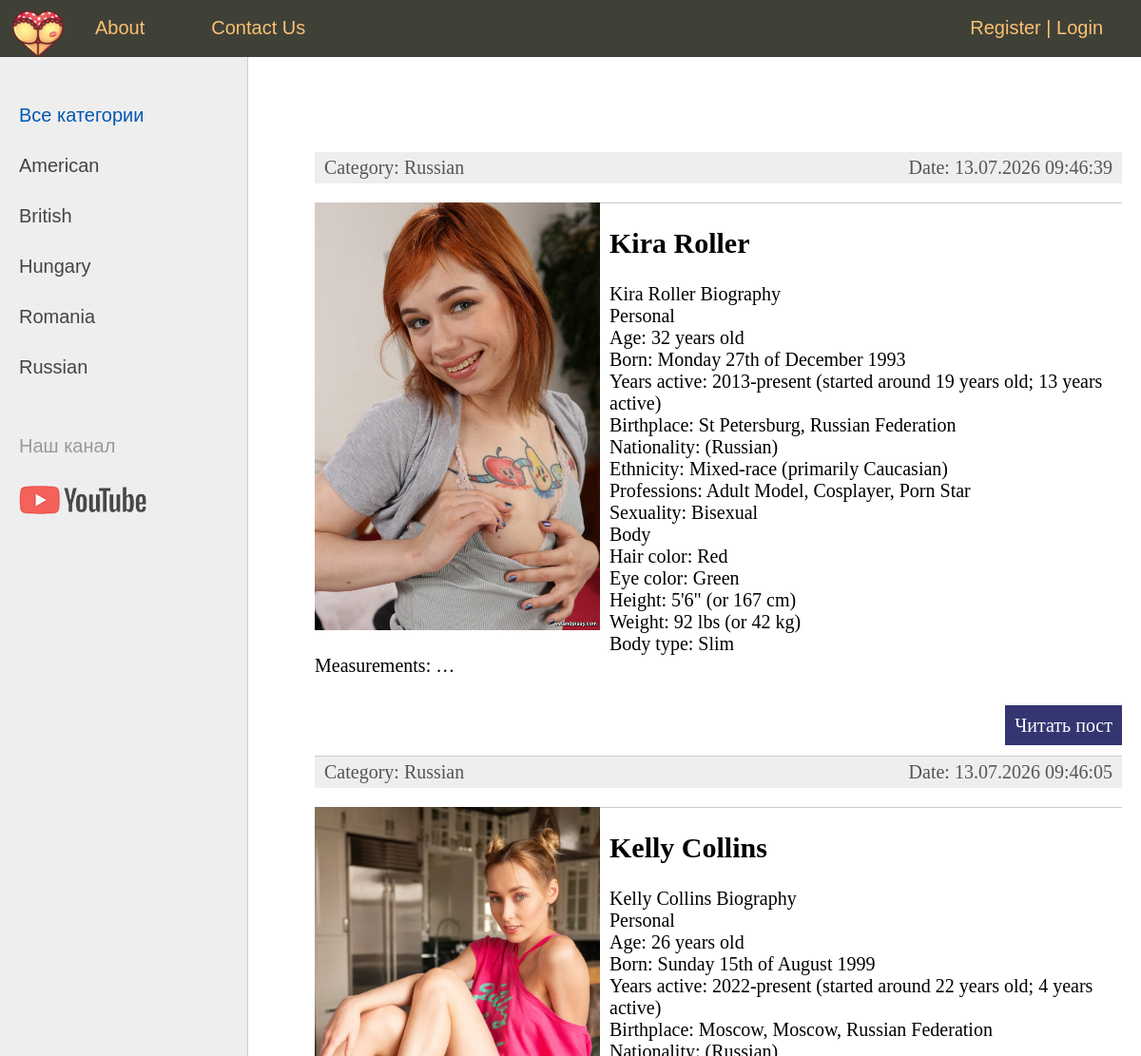
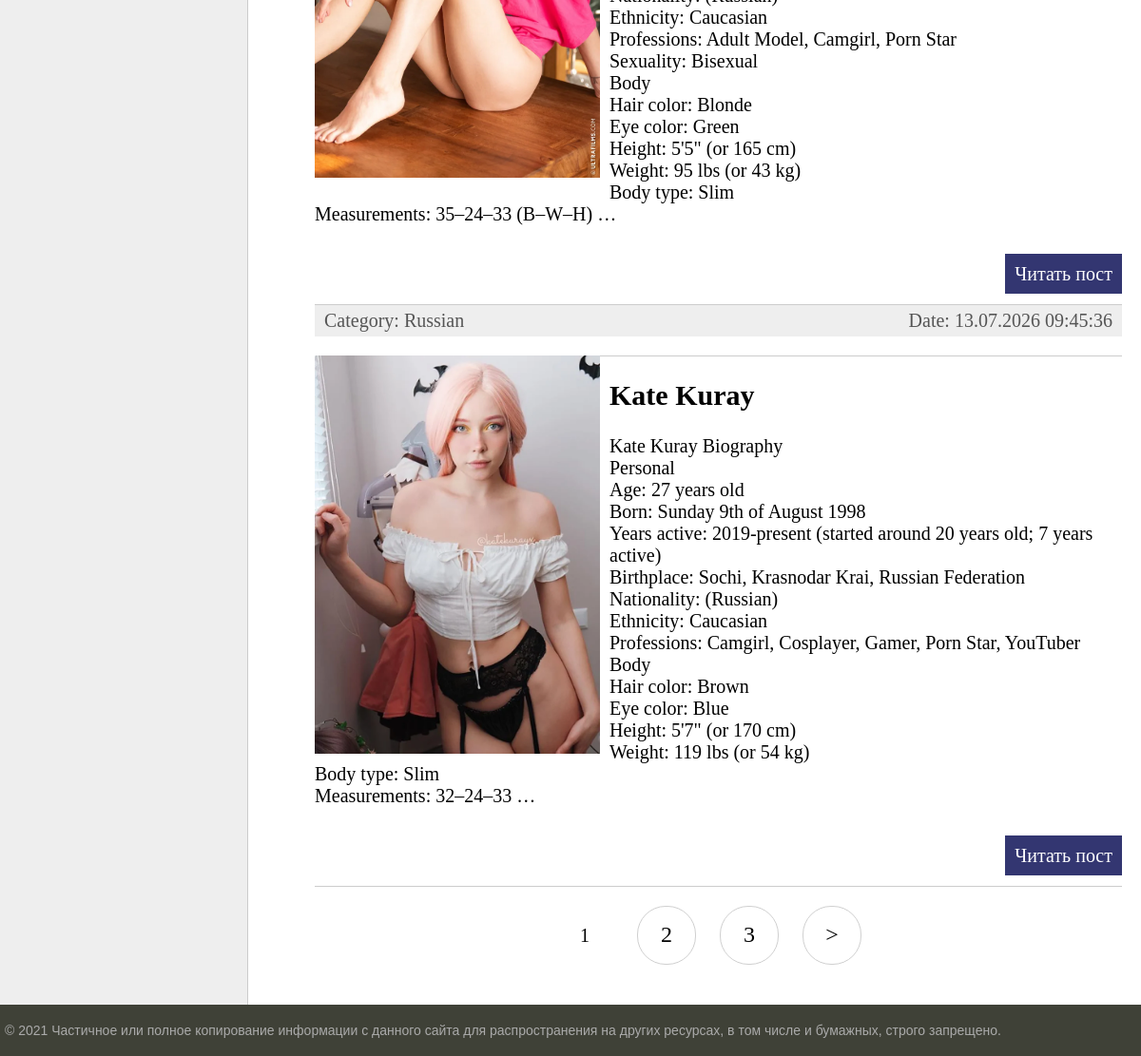
Before: / with the older database file (2 pictures, top to bottom).
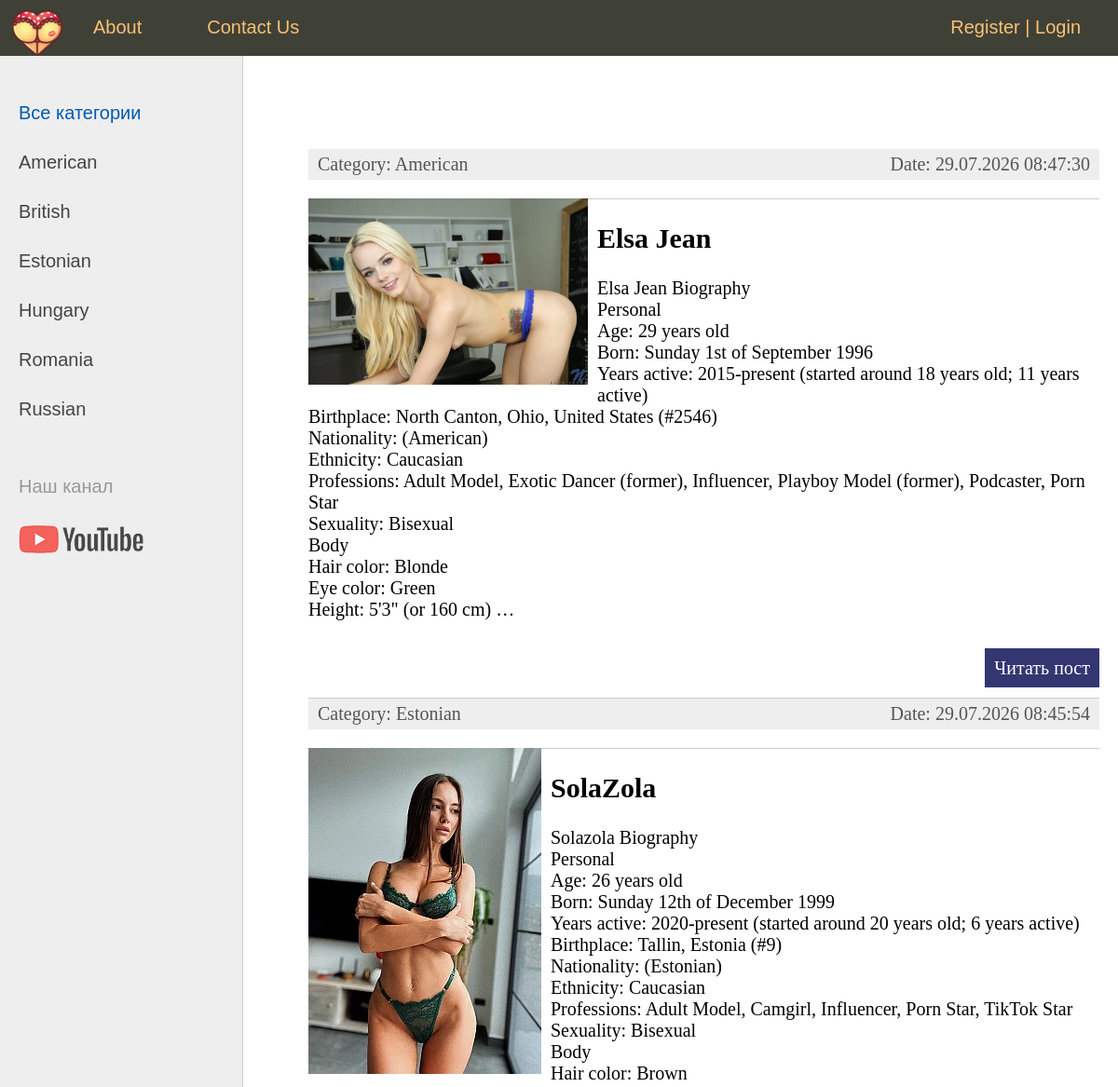
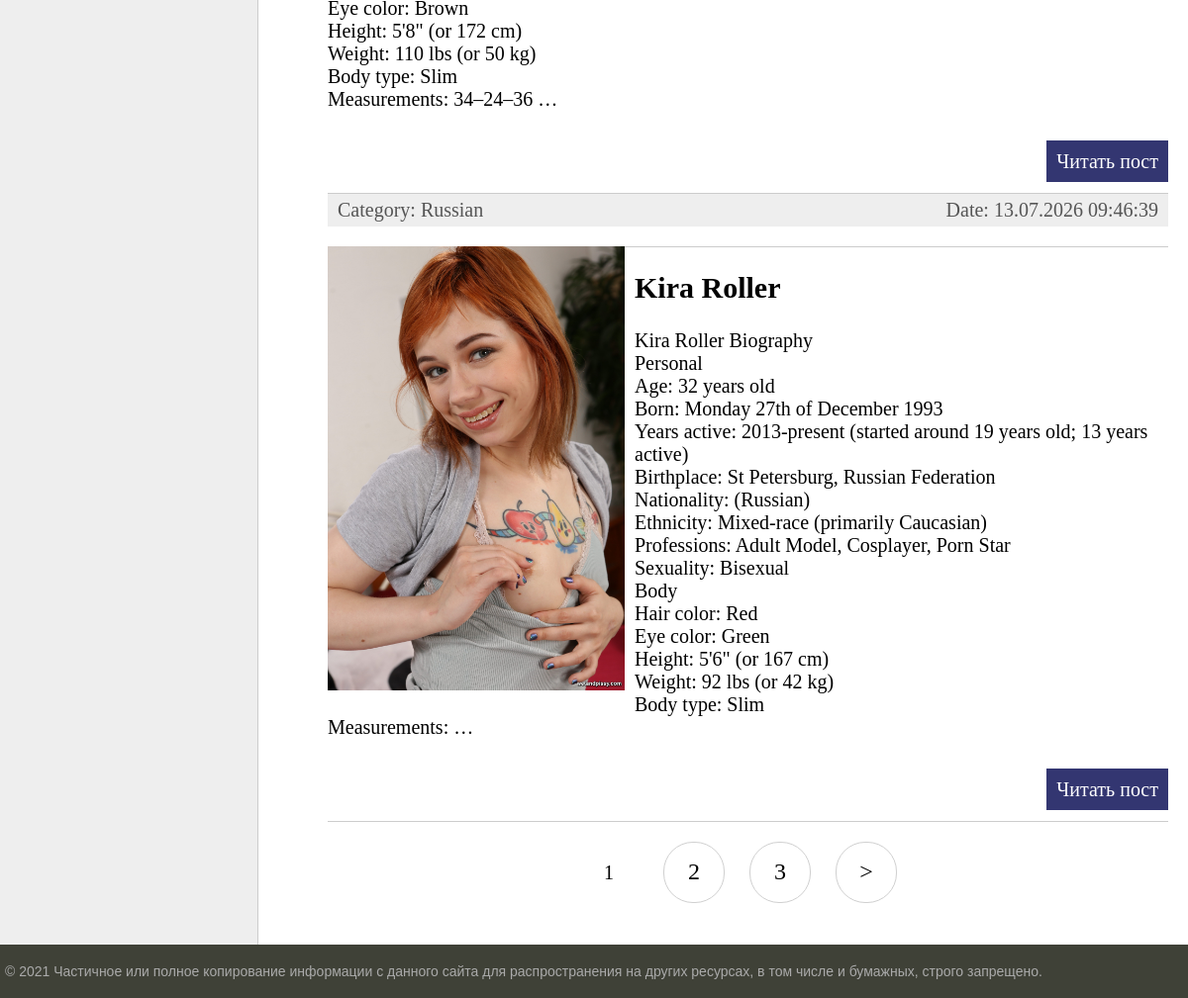
After: the same page with the newer database file (2 pictures, top to bottom).
### women/models.py (models this page shows, shortened)
class Category(models.Model):
    name=models.CharField(max_length=100,db_index=True,verbose_name='Ady')
    slug=models.SlugField(max_length=255,unique=True,db_index=True,verbose_name='URL')
    def __str__(self):
        return self.name
    def get_absolute_url(self):
        return reverse('category',kwargs={'cat_slug':self.slug})
    class Meta:
        verbose_name='Kategoriya'
        verbose_name_plural='Kategoriyalar'
        ordering=['id']

class Women(models.Model):
    title=models.CharField(max_length=255,verbose_name='Ady')
    slug=models.SlugField(max_length=255,unique=True,db_index=True,verbose_name='URL')
    content=models.TextField(blank=True,verbose_name='Tekst')
    photo=models.ImageField(upload_to="photos/%Y/%m/%d",verbose_name='Surat')
    time_create=models.DateTimeField(auto_now_add=True,verbose_name='Doran wagty')
    time_update=models.DateTimeField(auto_now=True,verbose_name='Uytgan wagty')
    is_published=models.BooleanField(default=True,verbose_name='Publikasiya')
    cat=models.ForeignKey('Category',on_delete=models.PROTECT,verbose_name='Kategoriya')
    def get_absolute_url(self):
        return reverse('post',kwargs={'post_slug':self.slug})
    class Meta:
        verbose_name='Pornstar'
        verbose_name_plural='PornStars'
        ordering=['-time_create','title']

### women/views.py (the view)
# urls.py: path('',WomenHome.as_view(),name='home'),
class WomenHome(DataMixin,ListView):
    model=Women
    template_name='women/index.html'
    context_object_name='posts'
    def get_context_data(self,*,object_list=None,**kwargs):
        context=super().get_context_data(**kwargs)
        c_def=self.get_user_context(title='Home Page')
        return dict(list(context.items())+list(c_def.items()))
    def get_queryset(self):
        return Women.objects.filter(is_published=True).select_related('cat')

### women/utils.py (called while the page is built)
    def get_user_context(self,**kwargs):
        context=kwargs
        cats=cache.get('cats')
        if not cats:
            cats=Category.objects.annotate(Count('women'))
            cache.set('cats',cats,60)
        user_menu=menu.copy()
        if not self.request.user.is_authenticated:
            user_menu.pop(1)
        context['menu']=user_menu
        context['cats']=cats
        if 'cat_selected'not in context:
            context['cat_selected']=0
        return context

### women/templates/women/index.html (shortened to what this page needs)
{% extends 'women/base.html' %}
{% block content %}
<ul class="list-articles">
	{% for p in posts %}
			<li><div class="article-panel">
				<p class="first">Category: {{p.cat}}</p>
				<p class="last">Date: {{p.time_update|date:"d.m.Y H:i:s"}}</p>
			</div>
			{%if p.photo%}
			<p><img class="img-article-left tumb" src="{{p.photo.url}}" alt="{{p.title}}"></p>
			{%endif%}
			<li><h2>{{p.title}}</h2>
	{% autoescape on %}
	{{p.content|linebreaks|truncatewords:50}}
	{% endautoescape %}
			<p class="link-read-post"><a href="{{p.get_absolute_url}}">Читать пост</a></p>
			</li>
	{% endfor %}
</ul>
{% endblock %}

### women/templates/women/base.html (shortened to what this page needs)
{% load static %}
{% load women_tags%}
<!DOCTYPE html>
<html>
<head>
	<link type="text/css" href="{% static 'women/css/styles.css' %}" rel="stylesheet" />
</head>
<body>
<table class="table-page" border=0 cellpadding="0" cellspacing="0">
<tr><td valign=top>
{% block mainmenu %}
		<div class="header">
			<ul id="mainmenu" class="mainmenu">
			<li class="logo"><a href="{% url 'home' %}"><div class="logo"></div></a></li>
{% for m in menu %}
	<li><a href="{% url m.url_name %}">{{m.title}}</a></li>
{% endfor %}
{%if request.user.is_authenticated%}
<li class="last">{{user.username}} | <a href="{%url 'logout'%}">Logout</a></li>
{%else%}
<li class="last">
<a href="{% url 'register' %}">Register</a> | <a href="{% url 'login' %}">Login</a>
</li>
{%endif%}
		</ul>
		</div>
{% endblock mainmenu %}
<table class="table-content" border=0 cellpadding="0" cellspacing="0">
<tr>
	<td valign="top" class="left-chapters">
	<ul id="leftchapters">
{% if cat_selected == 0 %}
		<li class="selected">Все категории</li>
{% else %}
		<li><a href="{% url 'home' %}">Все категории</a></li>
{% endif %}
{% for c in cats %}
{% if c.women__count > 0 %}
	{% if c.pk == cat_selected %}
		<li class="selected">{{c.name}}</li>
	{% else %}
		<li><a href="{{ c.get_absolute_url }}">{{c.name}}</a></li>
	{% endif %}
{% endif %}
{% endfor %}
		<li class="share">
		<p>Наш канал</p>
		<a class="share-yt" href="https://www.youtube.com/channel/UClJzWfGWuGJL2t-3dYKcHTA/playlists" target="_blank" rel="nofollow"></a>
		</li>
	</ul>
</td>
<td valign="top" class="content">
	<div class="content-text">
{% block content %}
{% endblock %}
{%if page_obj.has_other_pages%}
<nav class="list-pages">
	<ul>
		{%for p in paginator.page_range%}
		{%if page_obj.number == p %}
		<li class="page-num page-num-selected">{{p}}</li>
		{%elif p >= page_obj.number|add:-2 and p <= page_obj.number|add:2 %}
		<li class="page-num">
			<a href="?page={{p}}">{{p}}</a>
		</li>
		{%endif%}
		{%endfor%}
		{%if page_obj.has_next %}
		<li class="page-num">
			<a href="?page={{page_obj.next_page_number}}">&gt</a>
		</li>
		{%endif%}
	</ul>
</nav>
{%endif%}
	</div>
</td></tr></table>
</td></tr>
<tr><td valign=top>
	<div id="footer">
		<p>&copy; 2021 Частичное или полное копирование информации с данного сайта для распространения на других ресурсах, в том числе и бумажных, строго запрещено.</p>
	</div>
</td></tr></table>
</body>
</html>

### women/static/women/css/styles.css (style rules this page uses)
html, body { font-family: 'Arial'; margin: 0; padding: 0; height: 100%; width: 100%; color: #444; }
a { color: #0059b2; text-decoration: none; }
img { max-width: 600px; height: auto; }
img.img-article-left { max-width: 300px; height: auto; float: left; padding: 0 10px 10px 0; }
p.link-read-post { text-align: right; }
p.link-read-post a { padding: 10px; min-width: 100px; background: #333671; color: #fff; text-decoration: none; }
div.article-panel { background: #eee; padding: 5px 10px 5px 10px; box-sizing: border-box; overflow: hidden; color: #555; }
div.article-panel p.first { margin: 0; float: left; }
div.article-panel p.last { margin: 0; float: right; }
ul.list-articles { list-style: none; margin: 0; padding: 0; }
ul.list-articles li { border-bottom: 1px solid #ccc; }
.table-page { width: 100%; height: 100%; vertical-align: top; }
.table-page tr { height: 100%; }
.header { background: #3F4137; height: 60px; }
.logo { background: url('../images/logo.png') no-repeat 10px 5px; width: 70px; height: 60px; }
ul.mainmenu { list-style: none; margin: 0; padding: 0; height: 60px; color: #fdc073; font-size: 20px; overflow: hidden; }
ul.mainmenu li { float: left; margin: 18px 40px 0 30px; }
ul.mainmenu li.logo { margin: 0; }
ul.mainmenu li.last { float: right; }
ul.mainmenu li a { color: #fdc073; text-decoration: none; }
.table-content { width: 100%; min-height: 100%; height: 100%; }
.left-chapters { margin: 0; background: #eee; border-right: 1px solid #ccc; min-height: 100%; }
.left-chapters ul { width: 230px; min-height: 100%; margin: 0; padding: 20px 10px 10px 20px; list-style: none; font-size: 20px; }
.left-chapters ul li { margin: 30px 0 0 0; color: #999; }
.left-chapters ul li.selected { color: #0059b2; }
.left-chapters ul li a { color: #444; text-decoration: none; }
.left-chapters ul li.share { margin: 60px 0 0 0; }
.left-chapters ul li.share p { margin: 30px 0 30px 0; }
.left-chapters ul li.share a { display: inline-block; width: 40px; height: 40px; margin: 0 20px 0 0; }
.left-chapters ul li.share a.share-yt { width: 100%; height: 30px; background: url('../images/share_yt.png') no-repeat 0 0 }
.content { padding: 40px 20px 20px 40px; width: 100%; box-sizing: border-box; }
.content-text { margin: 60px 0 0 30px; color: #000; font-size: 20px; font-family: Yandex Sans Display Light; }
#footer { box-sizing: border-box; background: #3F4137; padding: 5px; color: #aaa; font-size: 14px; font-family: Verdana, Geneva, Arial, Helvetica; text-align: left; overflow: hidden; }
.list-pages { text-align: center; margin: 0 0 20px 0; }
.list-pages ul { margin: 20px 0 0 0; padding: 0; list-style: none; }
.list-pages ul li { display: inline-block; margin: 0 20px 0 0; }
.list-pages a { color: #000; font-size: 24px; text-decoration: none; }
.list-pages .page-num, .page-num-selected { display: inline-block; width: 60px; height: 44px; padding: 16px 0 0 0; border: 1px solid #d0d0d0; border-radius: 30px; }
.list-pages .page-num-selected { border: none; color: #000; font-size: 20px; }

Changed rows visible on the page:
no longer on this page (row unchanged): Women: cat "Russian", time_update "13.07.2026 09:46:05", photo (picture), title "Kelly Collins", content "Kelly Collins Biography Personal Age: 26 years old Born: Sunday 15th of August 1999 Years active: 2022-present (started around 22 years old; 4 years active) Birthplace: Moscow, Moscow, Russian Federation Nationality: (Russian) Ethnicity: Caucasian Professions: Adult Model, Camgirl, Porn Star Sexuality: Bisexual Body Hair color: Blonde Eye color: Green Height: 5'5\" (or 165 cm) Weight: 95 lbs (or 43 kg) Body type: Slim Measurements: 35–24–33 (B–W–H) …"
no longer on this page (row unchanged): Women: cat "Russian", time_update "13.07.2026 09:45:36", photo (picture), title "Kate Kuray", content "Kate Kuray Biography Personal Age: 27 years old Born: Sunday 9th of August 1998 Years active: 2019-present (started around 20 years old; 7 years active) Birthplace: Sochi, Krasnodar Krai, Russian Federation Nationality: (Russian) Ethnicity: Caucasian Professions: Camgirl, Cosplayer, Gamer, Porn Star, YouTuber Body Hair color: Brown Eye color: Blue Height: 5'7\" (or 170 cm) Weight: 119 lbs (or 54 kg) Body type: Slim Measurements: 32–24–33 …"
added Category: name "Estonian"
added Women: cat "American", time_update "29.07.2026 08:47:30", photo (picture), title "Elsa Jean", content "Elsa Jean Biography Personal Age: 29 years old Born: Sunday 1st of September 1996 Years active: 2015-present (started around 18 years old; 11 years active) Birthplace: North Canton, Ohio, United States (#2546) Nationality: (American) Ethnicity: Caucasian Professions: Adult Model, Exotic Dancer (former), Influencer, Playboy Model (former), Podcaster, Porn Star Sexuality: Bisexual Body Hair color: Blonde Eye color: Green Height: 5'3\" (or 160 cm) …"
added Women: cat "Estonian", time_update "29.07.2026 08:45:54", photo (picture), title "SolaZola", content "Solazola Biography Personal Age: 26 years old Born: Sunday 12th of December 1999 Years active: 2020-present (started around 20 years old; 6 years active) Birthplace: Tallin, Estonia (#9) Nationality: (Estonian) Ethnicity: Caucasian Professions: Adult Model, Camgirl, Influencer, Porn Star, TikTok Star Sexuality: Bisexual Body Hair color: Brown Eye color: Brown Height: 5'8\" (or 172 cm) Weight: 110 lbs (or 50 kg) Body type: Slim Measurements: 34–24–36 …"
